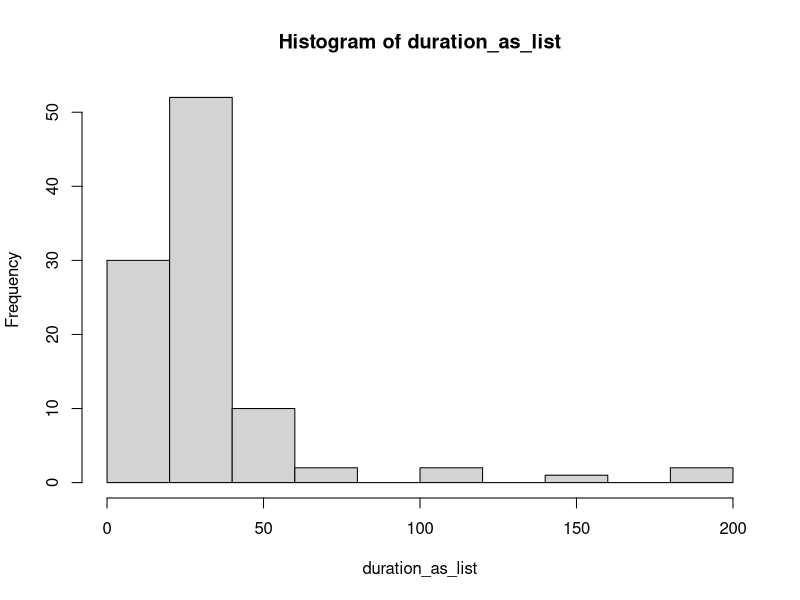
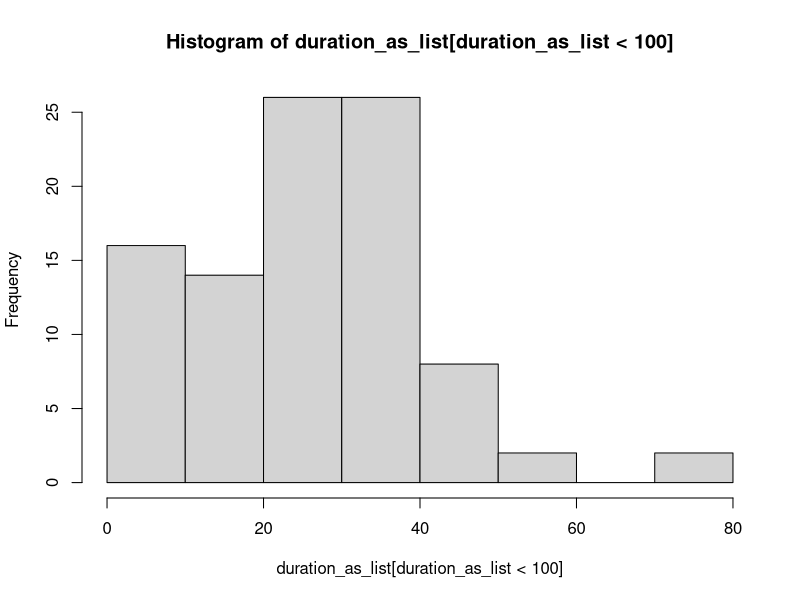
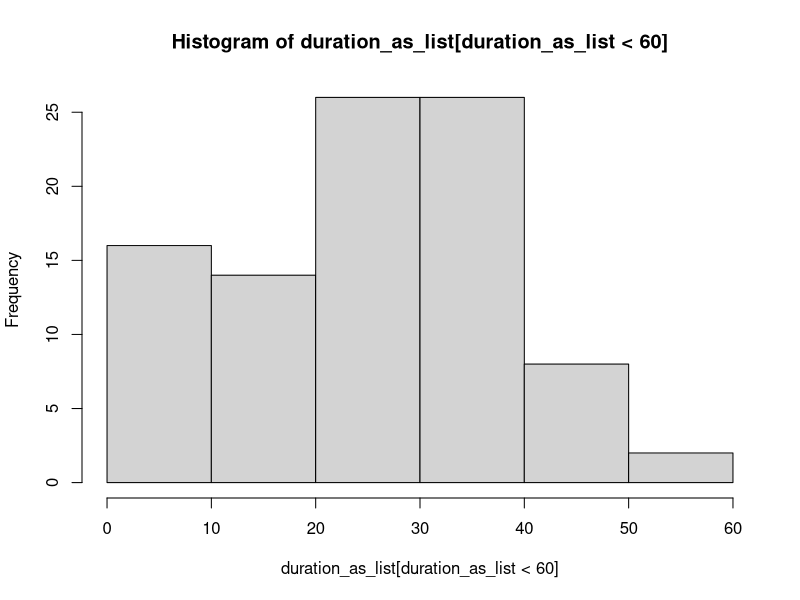

Here is the R script that generated these plots, in order:
setwd("~/labs/envirocar/r_code")

duration = read.csv("../data_integration/duration.csv")  # read csv file 
duration_as_list = duration[,1]

hist(duration_as_list)
hist(duration_as_list[duration_as_list < 100])
hist(duration_as_list[duration_as_list < 60])
